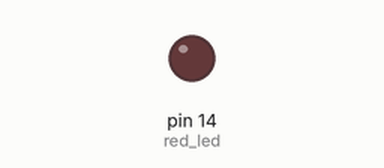
Bench run of a sketch on a simulated Arduino Uno, built with avr-gcc and run on an emulated ATmega328P. Shown: output pins drawn as LEDs (lit = HIGH).

Above: at 0.3 s.
At 4.6 s:
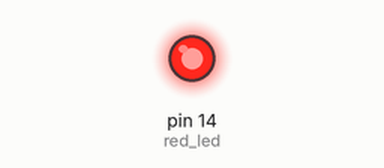
Timing chart, 0 to 7.0 s (numbered marks = the images above):
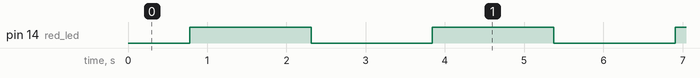

The sketch:

Fade.ino
```cpp
/*
 * Fade
 * This example shows how to fade red LED, which is on pin 14
 * using the analogWrite() function.
 */

int brightness = 0;   // how bright the LED is
int fadeAmount = 5;   // how many points to fade the LED by

const int red_led = 14;

void setup() {
  pinMode(red_led, OUTPUT);

}

void loop() {
  analogWrite(red_led, brightness);

  // change the brightness for next time through the loop
  brightness = brightness + fadeAmount;

  // reverse the direction of the fading at the ends of the fade
  if (brightness == 0 || brightness == 255) {
    fadeAmount = -fadeAmount;
  }

  // wait for 30 milliseconds to see the dimming effect
  delay(30);

}
```

Measured:
- by itself, pin 14 (red_led): alternates HIGH for 1.5 s and LOW for 1.5 s
